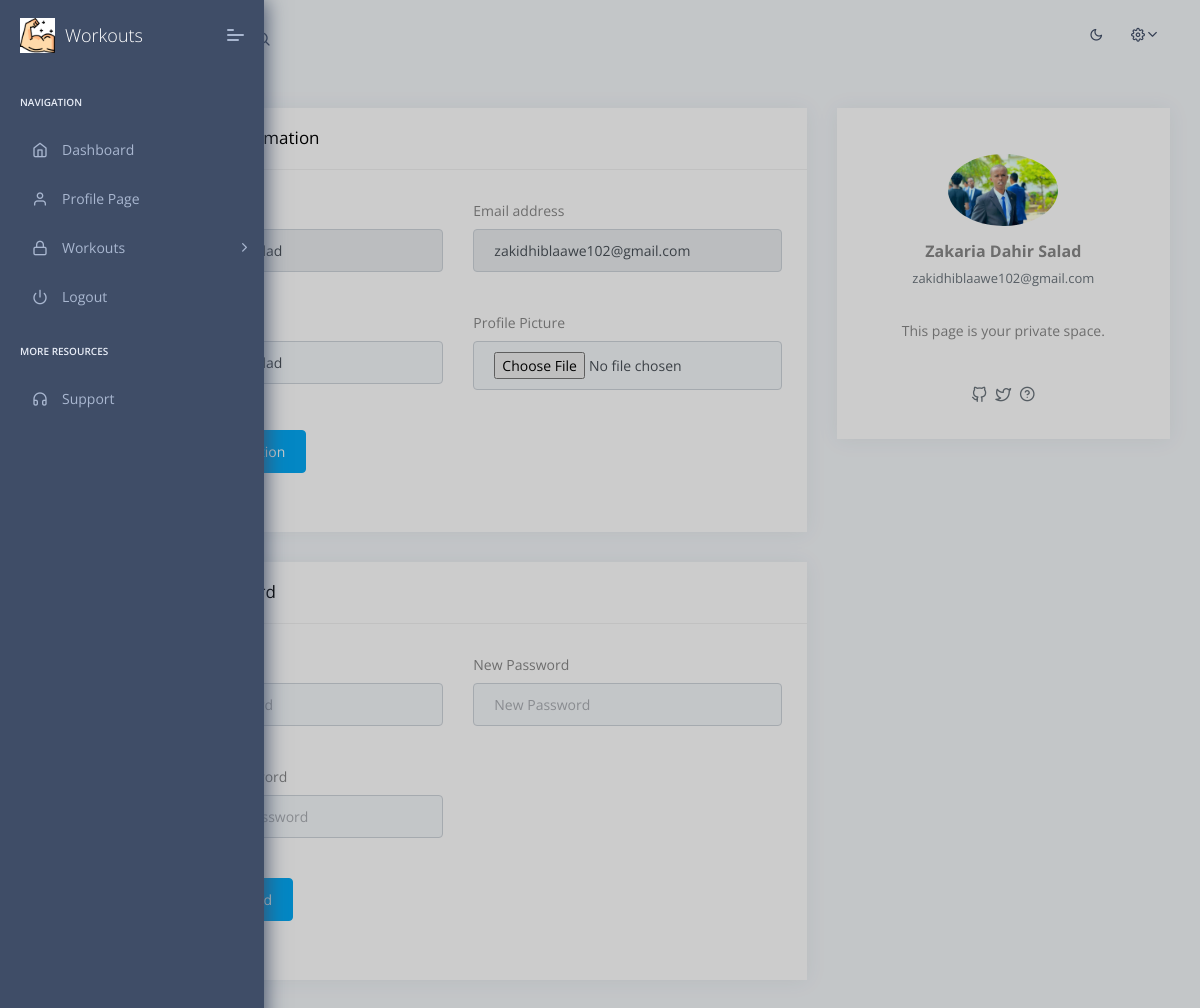
Page /profile (signed in) on the committed database.
### push_ups_logger/models.py (models this page shows, shortened)
class User(db.Model, UserMixin):
    id = db.Column(db.Integer, primary_key=True)
    email = db.Column(db.String(200), unique=True)
    name = db.Column(db.String(200))
    password = db.Column(db.String(200))
    reset_token = db.Column(db.String(100), nullable=True)
    profile_picture = db.Column(db.String(200), nullable=True, default='default.jpg')  # New field
    workouts = db.relationship('Workout', backref='author', lazy=True)

### push_ups_logger/main.py (the view)
@main.route("/profile")
@login_required
def profile():
    return render_template('home/profile.html', user=current_user)

### push_ups_logger/templates/home/profile.html (shortened to what this page needs)
{% extends "layouts/base.html" %}
{% block content %}
    <div class="pcoded-main-container">
        <div class="pcoded-wrapper">
            <div class="pcoded-content">
                <div class="pcoded-inner-content">
                    <div class="main-body">
                        <div class="page-wrapper">
                            <div class="row">
                                <div class="col-sm-8">
                                    <div class="card">
                                        <div class="card-header">
                                            <h5>Edit Profile Information</h5>
                                        </div>
                                        <div class="card-block">
                                            <form method="POST" action="{{ url_for('main.update_info') }}" enctype="multipart/form-data">
                                                <div class="row">
                                                    <div class="col-sm-6 mb-4">
                                                        <div class="form-group">
                                                            <label for="exampleInputUsername">Username</label>
                                                            <input class="form-control" id="exampleInputUsername" readonly
                                                                   value="{{ current_user.name }}"
                                                                   aria-describedby="userHelp" placeholder="Enter email">
                                                        </div>
                                                    </div>
                                                    <div class="col-sm-6 mb-4">
                                                        <div class="form-group">
                                                            <label {% if not current_user.email %} class="text-danger" {% endif %}
                                                                   for="exampleInputEmail1">Email address</label>
                                                            <input type="email"
                                                                   {% if current_user.email %} readonly value="{{ current_user.email }}" {% endif %}
                                                                   class="form-control" id="exampleInputEmail1" aria-describedby="emailHelp" placeholder="Enter email">
                                                        </div>
                                                    </div>
                                                    <div class="col-sm-6 mb-4">
                                                        <div class="form-group">
                                                            <label for="name">Name</label>
                                                            <input type="text" class="form-control" id="name" value="{{ current_user.name }}" name="name" placeholder="Your name">
                                                        </div>
                                                    </div>
                                                    <div class="col-sm-6 mb-4">
                                                        <div class="form-group">
                                                            <label for="profile_picture">Profile Picture</label>
                                                            <input type="file" class="form-control" id="profile_picture" name="profile_picture">
                                                        </div>
                                                    </div>
                                                    <div class="col-sm-12 mb-2">
                                                        <div class="form-group">
                                                            <button type="submit" class="btn btn-primary">Update Information</button>
                                                        </div>
                                                    </div>
                                                </div>
                                            </form>
                                        </div>
                                    </div>
                                    <div class="card mt-4">
                                        <div class="card-header">
                                            <h5>Change Password</h5>
                                        </div>
                                        <div class="card-block">
                                            <form method="POST" action="{{ url_for('main.update_password') }}">
                                                <div class="row">
                                                    <div class="col-sm-6 mb-4">
                                                        <div class="form-group">
                                                            <label for="current_password">Current Password</label>
                                                            <input type="password" class="form-control" id="current_password" name="current_password" placeholder="Current Password">
                                                        </div>
                                                    </div>
                                                    <div class="col-sm-6 mb-4">
                                                        <div class="form-group">
                                                            <label for="new_password">New Password</label>
                                                            <input type="password" class="form-control" id="new_password" name="new_password" placeholder="New Password">
                                                        </div>
                                                    </div>
                                                    <div class="col-sm-6 mb-4">
                                                        <div class="form-group">
                                                            <label for="confirm_password">Confirm New Password</label>
                                                            <input type="password" class="form-control" id="confirm_password" name="confirm_password" placeholder="Confirm New Password">
                                                        </div>
                                                    </div>
                                                    <div class="col-sm-12 mb-2">
                                                        <div class="form-group">
                                                            <button type="submit" class="btn btn-primary">Change Password</button>
                                                        </div>
                                                    </div>
                                                </div>
                                            </form>
                                        </div>
                                    </div>
                                </div>
                                <div class="col-sm-4">
                                    <div class="card">
                                        <div class="card-block">
                                            <div class="d-flex align-items-center justify-content-center flex-column">
                                                <div class="w-50 p-3">
                                                    <img src="{{ url_for('static', filename='profile_pics/' + current_user.profile_picture) }}" alt="profile image"
                                                        class="img-fluid rounded-circle">
                                                </div>
                                                <div class="text-center">
                                                    <h4 class="font-weight-bold h6">
                                                        {{ current_user.name }}
                                                    </h4>
                                                    <p class="text-muted">{{ current_user.email }}</p>
                                                </div>
                                                <div class="text-center mt-3">
                                                    <p>This page is your private space.</p>
                                                </div>
                                                <div class="d-flex justify-content-center align-items-center mt-4">
                                                    <a href="https://github.com/app-generator/app-generator" target="_blank" class="h6 text-muted d-block m-1">
                                                        <i class="icon feather icon-github"></i>
                                                    </a>
                                                    <a href="https://twitter.com/webappseed" target="_blank" class="h6 text-muted d-block m-1">
                                                        <i class="icon feather icon-twitter"></i>
                                                    </a>
                                                    <a href="https://appseed.us/support/" target="_blank" class="h6 text-muted d-block m-1">
                                                        <i class="icon feather icon-help-circle"></i>
                                                    </a>
                                                </div>
                                            </div>
                                        </div>
                                    </div>
                                </div>
                            </div>
                        </div>
                    </div>
                </div>
            </div>
        </div>
    </div>
{% endblock %}

### rows in the picture
User: name "Zakaria Dahir Salad", email "zakidhiblaawe102@gmail.com", profile_picture (picture)
